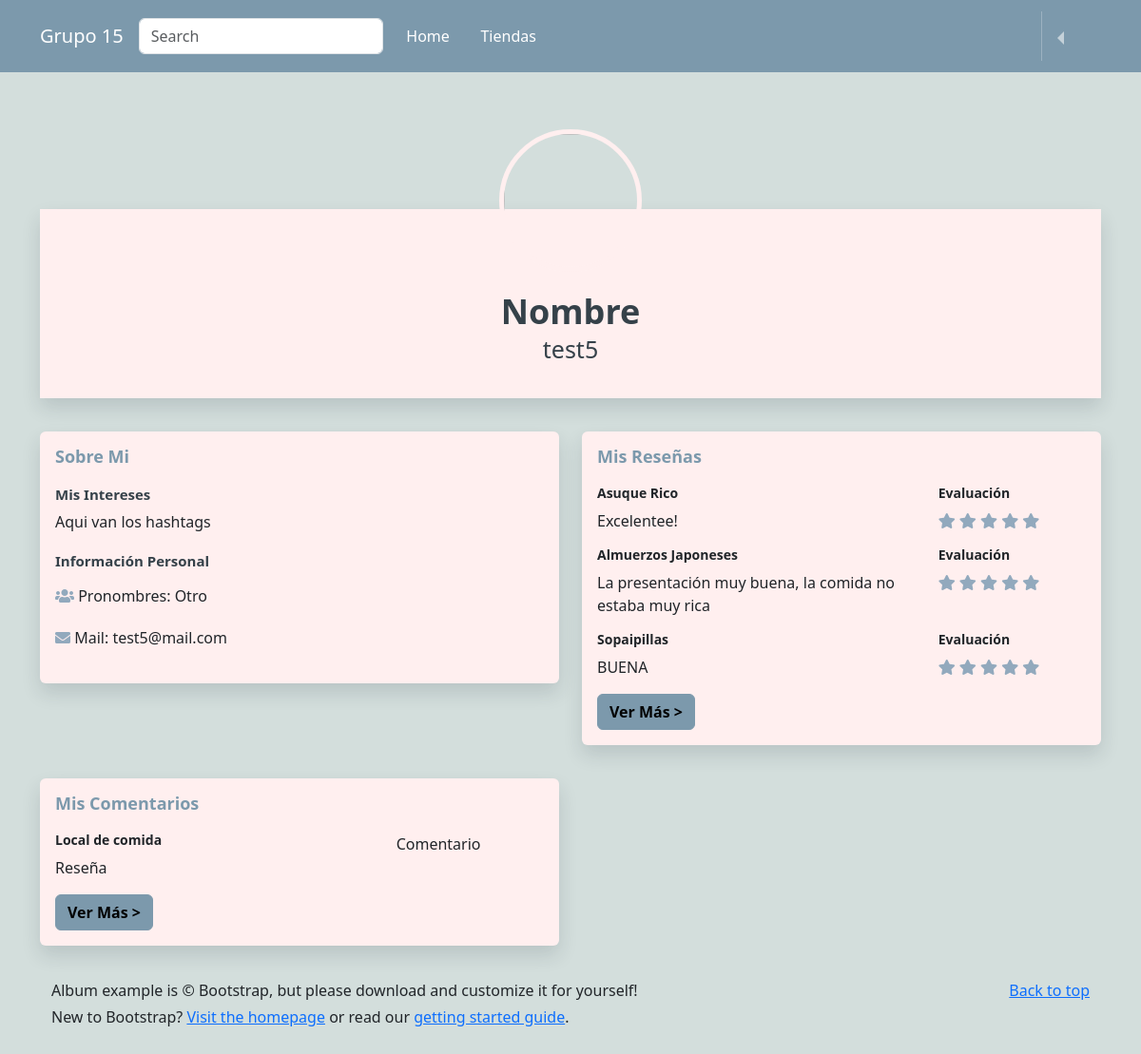
The page /profile/ (signed in) on the database as committed earlier.
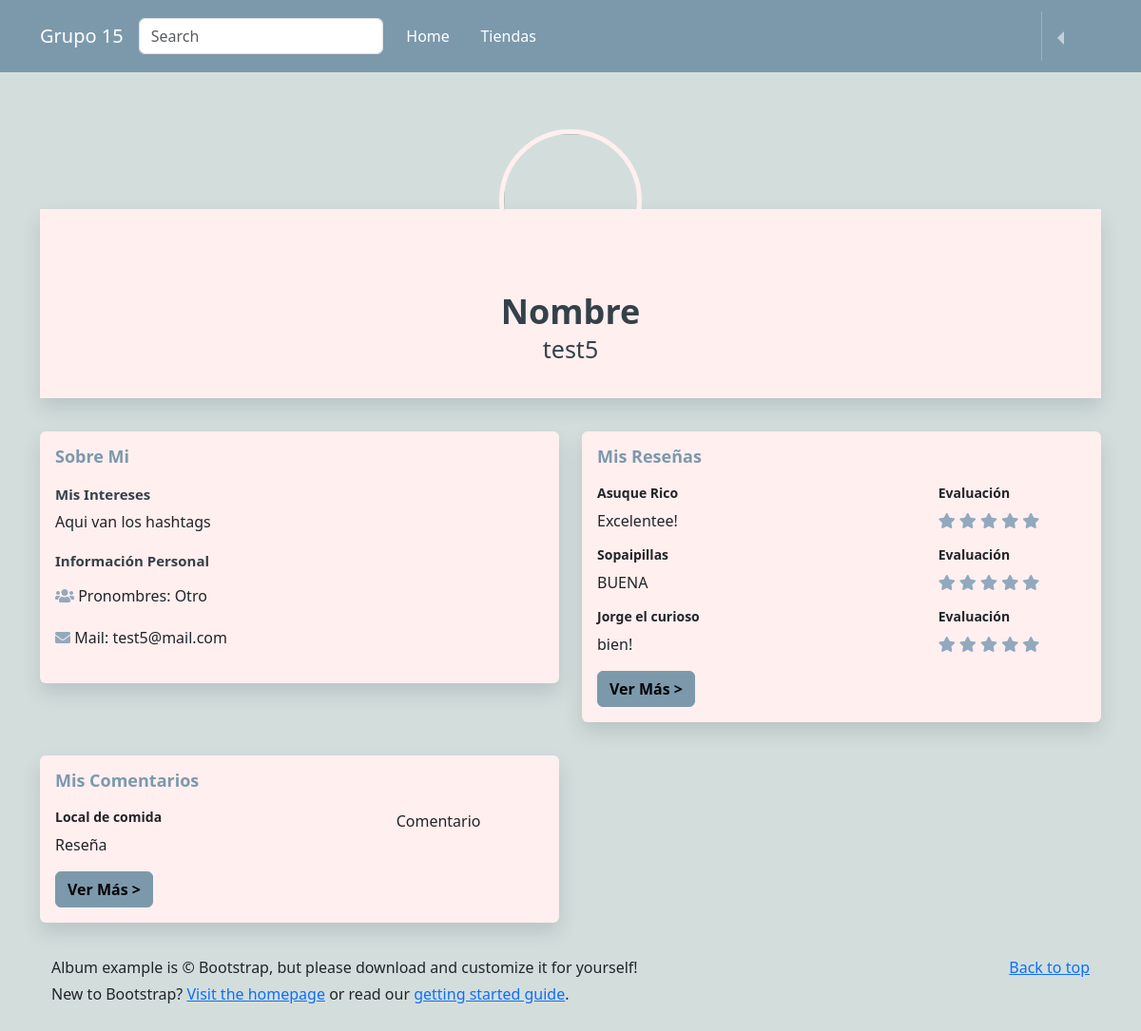
The same page on the database as committed later.
### reviews/models.py (models this page shows, shortened)
class Evaluacion(models.Model):
    usuario = models.ForeignKey(User, on_delete=models.CASCADE)
    local_comida = models.ForeignKey(Puesto_de_comida, related_name='evaluaciones', on_delete=models.CASCADE)
    comentario = models.TextField(blank=True)
    calificacion_comida = models.IntegerField()
    calificacion_precio = models.IntegerField()
    calificacion_presentacion = models.IntegerField()
    likes = models.IntegerField(default=0)
    dislikes = models.IntegerField(default = 0)

class Puesto_de_comida(models.Model):
    nombre = models.CharField(max_length=200)
    dueño = models.CharField(max_length=200)
    FotoLocal = models.ImageField(upload_to='Fotos_locales/', null=True, blank=True)
    def __str__(self):
        return self.nombre

### reviews/views.py (the view)
# urls.py: path('profile/', perfil, name="profile"),
@login_required
def perfil(request):
    reviews_usuario = Evaluacion.objects.filter(usuario_id = request.user)
    return render(request, "perfil.html", {"reviews_usuario" : reviews_usuario})

### templates/perfil.html (shortened to what this page needs)
{% extends 'base.html' %}
{% load static %}
{% block content %}
<head>
  <link rel="stylesheet">
  <link href="https://cdnjs.cloudflare.com/ajax/libs/font-awesome/5.11.2/css/all.min.css" rel="stylesheet">
  <link rel="stylesheet" href="{% static 'css/perfil.css' %}">
</head>
{% if request.user.is_authenticated %}
<body>
  <div class="container">
    <div class="card social-prof">
      <div class="card-body hello">
        <div class="wrapper">
          <img src="https://img.freepik.com/premium-photo/cat-dressed-formal-business-suit-anthropomorphic-businessman-generative-ai_796128-1479.jpg?w=740" alt="" class="user-profile">
          <h3>Nombre</h3>
          <p>{{request.user.username}}</p>
        </div>
      </div>
    </div>
    <div class="row">
      <div class="col-lg-6">
        <div class="card hello">
          <div class="card-body info-card social-about">
            <h2 class="text-blue">Sobre Mi</h2>
            <h4><strong>Mis Intereses</strong></h4>
            <p>Aqui van los hashtags</p>
            <h4 class="mb-3"><strong>Información Personal</strong></h4>
            <div class="row">
              <div class="col-6">
                <div class="social-info">
                  <i class="fas fas fa-users mr-2" style="color: #92A9BD"></i>
                  <span>Pronombres: {{request.user.pronombre}}</span>
                </div>
              </div>
            </div>
            <div class="row">
              <div class="col-6">
                <div class="social-info">
                  <i class="fas fas fa-envelope mr-2" style="color: #92A9BD"></i>
                  <span>Mail: {{request.user.email}}</span>
                </div>
              </div>
            </div>
          </div>
        </div>
      </div>
      <div class="col-lg-6">
        <div class="card info-card hello">
          <div class="card-body">
            <h2 class="text-blue">Mis Reseñas</h2>
            {% for review in reviews_usuario|slice:":3" %}
            <div class="row">
              <div class="col-lg-8">
                <h5>{{review.local_comida}}</h5>
                  <div class="mb-3">
                    <p>{{review.comentario}} </p>
                  </div>
              </div>
              <div class="col-lg-4">
                <h5>Evaluación</h5>
                <div class="mb-3">
                  <i class="fas fa-star" style="color:#92A9BD"></i>
                  <i class="fas fa-star" style="color:#92A9BD"></i>
                  <i class="fas fa-star" style="color:#92A9BD"></i>
                  <i class="fas fa-star" style="color:#92A9BD"></i>
                  <i class="fas fa-star" style="color:#92A9BD"></i>
                </div>
              </div>
            </div>
            {% endfor %}
            <div class="col-lg-5">
              <button class="btn see-more" id="see-more" data-toggle="modal" data-target="#exampleModal">Ver Más ></button>
            </div>
          </div>
        </div>
      </div>
      <div class="col-lg-6">
        <div class="card info-card hello">
          <div class="card-body">
            <h2 class="text-blue">Mis Comentarios</h2>
            <div class="row">
              <div class="col-lg-8">
                <h5>Local de comida</h5>
                  <div class="mb-3">
                    <p>Reseña</p>
                  </div>
              </div>
              <div class="col-lg-4">
                <p>Comentario</p>
              </div>
              <div class="col-lg-5">
                <button class="btn see-more" id="see-more" data-toggle="modal" data-target="#CommentsModal">Ver Más ></button>
              </div>
            </div>
          </div>
        </div>
      </div>
    </div>
</body>
{%endif%}
{% endblock %}

Rows that differ between the two databases and show on the page:
removed Evaluacion: local_comida "Almuerzos Japoneses", comentario "La presentación muy buena, la comida no estaba muy rica"
now on this page (row unchanged): Evaluacion: local_comida "Jorge el curioso", comentario "bien!"
